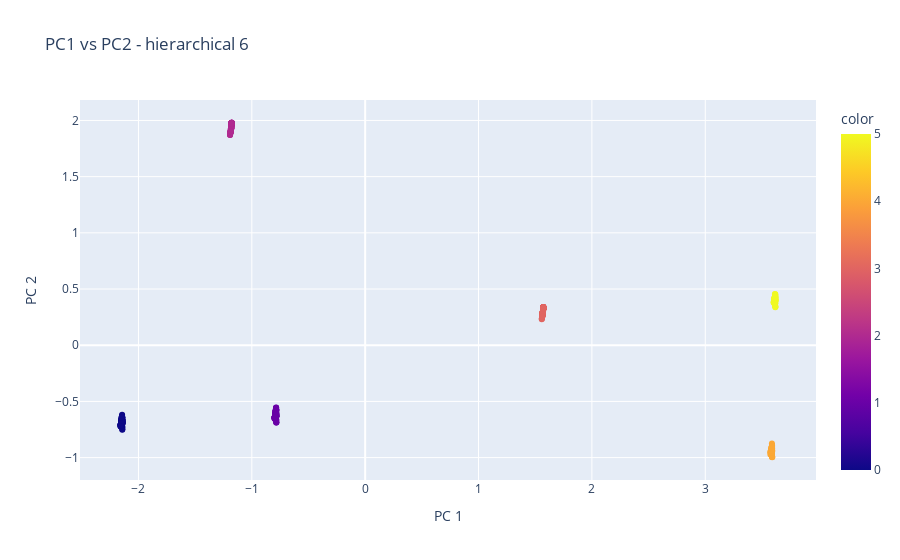

The notebook cell saved with this chart:
### Code cell
# hierarchical
fig = px.scatter(
    components, x=0, y=1, color=hc_demographics['y_hc'],
#     title=f'Total Explained Variance: {total_var:.2f}%',
    title=f'PC1 vs PC2 - hierarchical 6',
    labels={'0': 'PC 1', '1': 'PC 2'}
)

fig.show()

### Figure 1 — Plotly figure (JSON) as saved in the notebook; plotly's stock layout.template omitted (floating-point values rounded to 4 significant figures; data arrays with more than 128 entries replaced by an {"elided": "..."} marker saying what was removed)
{"data": [{"hovertemplate": "PC 1=%{x}<br>PC 2=%{y}<br>color=%{marker.color}<extra></extra>", "legendgroup": "", "marker": {"color": {"elided": "747 int values"}, "coloraxis": "coloraxis", "symbol": "circle"}, "mode": "markers", "name": "", "orientation": "v", "showlegend": false, "type": "scatter", "x": {"elided": "747 float values"}, "xaxis": "x", "y": {"elided": "747 float values"}, "yaxis": "y"}], "layout": {"autosize": true, "coloraxis": {"colorbar": {"title": {"text": "color"}}, "colorscale": [[0, "#0d0887"], [0.1111, "#46039f"], [0.2222, "#7201a8"], [0.3333, "#9c179e"], [0.4444, "#bd3786"], [0.5556, "#d8576b"], [0.6667, "#ed7953"], [0.7778, "#fb9f3a"], [0.8889, "#fdca26"], [1, "#f0f921"]]}, "legend": {"tracegroupgap": 0}, "title": {"text": "PC1 vs PC2 - hierarchical 6"}, "xaxis": {"anchor": "y", "autorange": true, "domain": [0, 1], "range": [-2.512, 3.974], "title": {"text": "PC 1"}, "type": "linear"}, "yaxis": {"anchor": "x", "autorange": true, "domain": [0, 1], "range": [-1.242, 2.225], "title": {"text": "PC 2"}, "type": "linear"}}}
